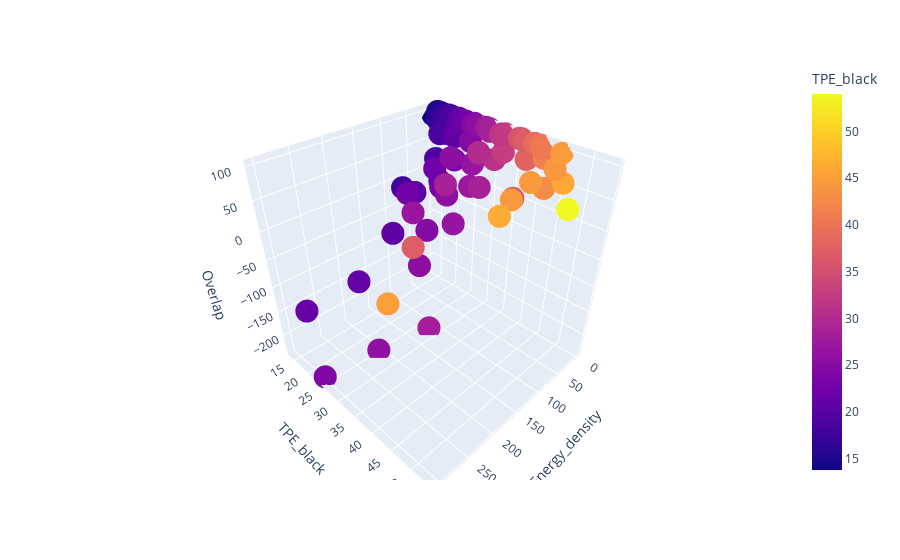

Notebook cell for this chart:
### Code cell
fig = px.scatter_3d(df, x='Energy_density', y='TPE_black', z='Overlap',
              color='TPE_black')
fig.show()
